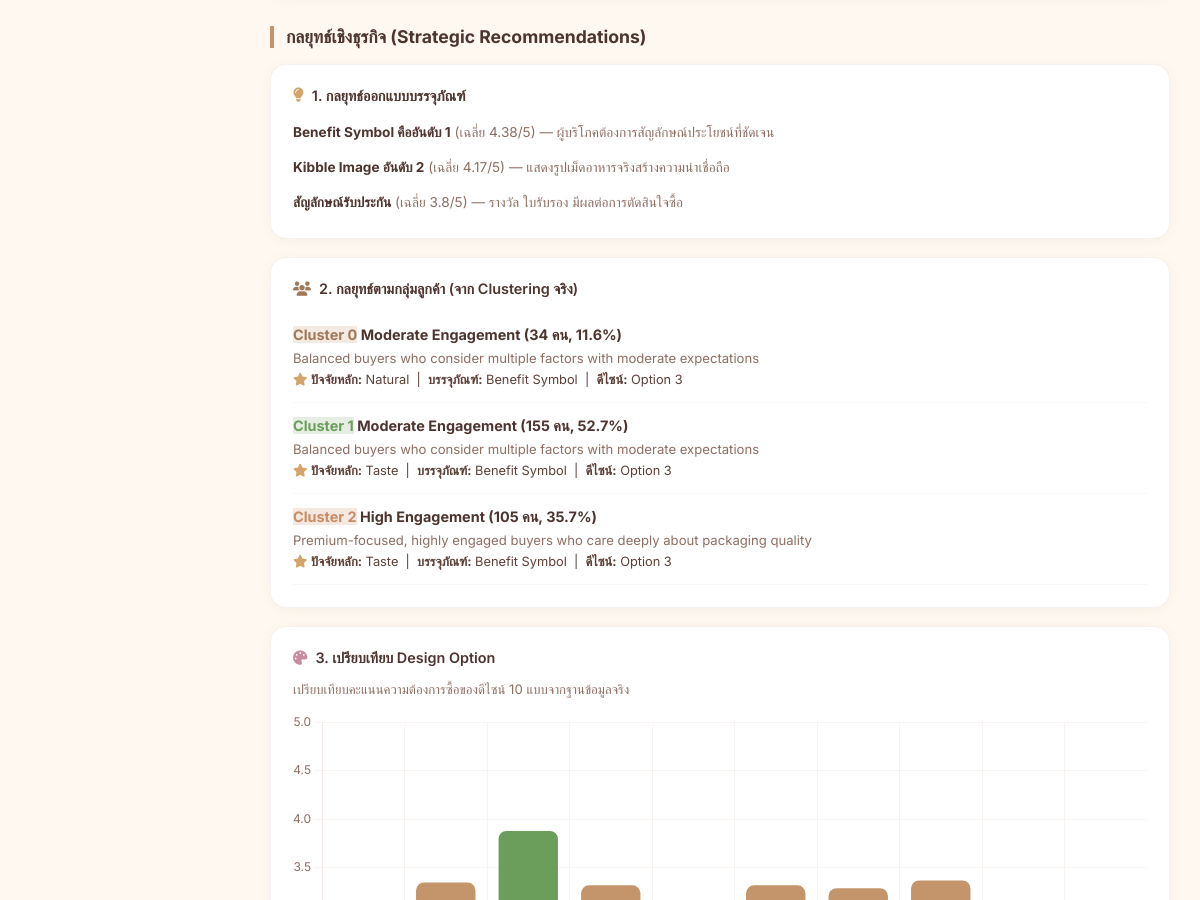
/business (middle part), run on an earlier commit of the app's database.
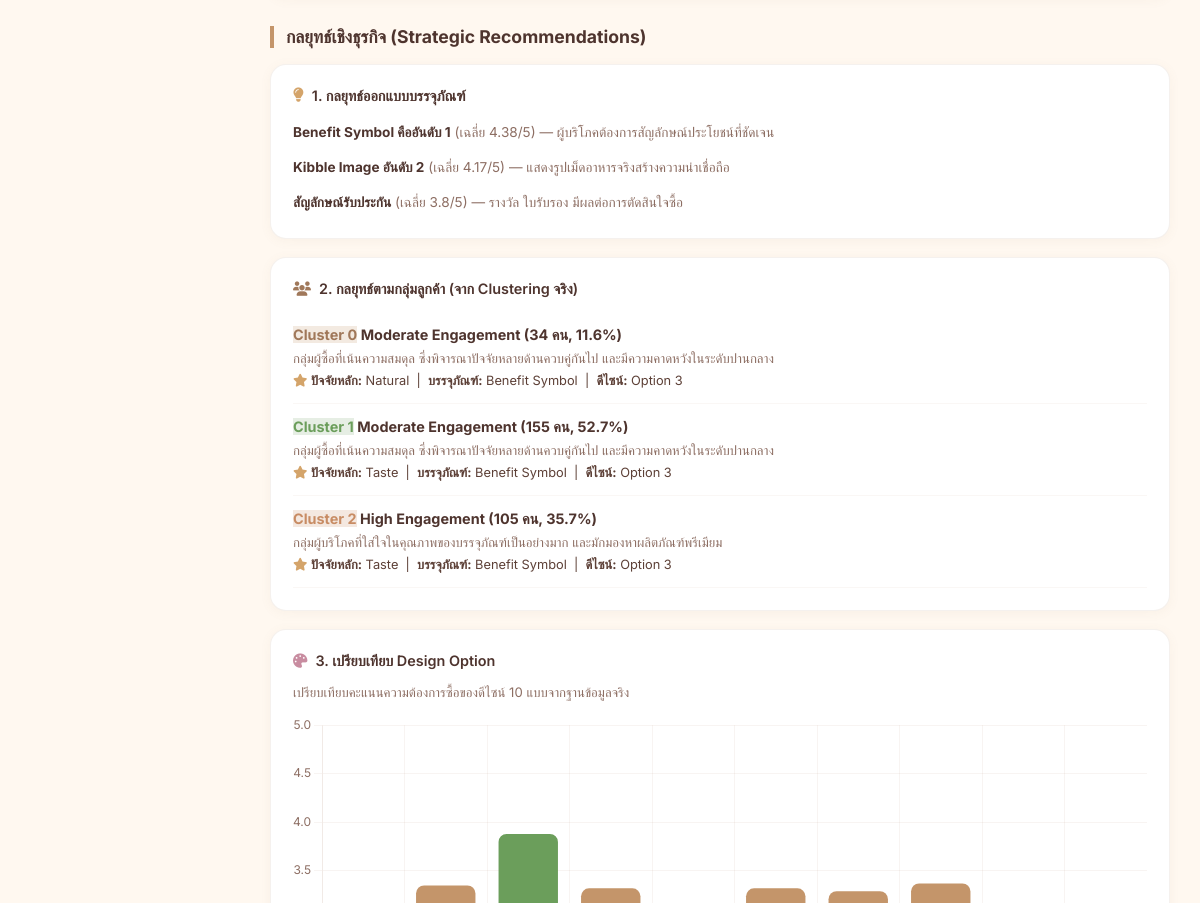
And on a later commit of the database.
### tables this page shows
CREATE TABLE cluster_personas (
            cluster_id INTEGER PRIMARY KEY,
            name TEXT, size INTEGER, pct REAL,
            engagement TEXT, description TEXT,
            top_factor TEXT, top_pkg TEXT, top_option TEXT,
            age TEXT, gender TEXT,
            avg_factor REAL, avg_pkg REAL
        );

### app.py (the view)
@app.route("/business")
def business():
    conn = get_db()
    personas = conn.execute("SELECT * FROM cluster_personas ORDER BY cluster_id").fetchall()
    personas = [dict(p) for p in personas]
    best = conn.execute("SELECT * FROM model_results WHERE is_best=1").fetchone()
    best = dict(best)
    pkg_avg = conn.execute("""
        SELECT ROUND(AVG(pkg_premium),2) as pkg_premium,
               ROUND(AVG(pkg_cat_image),2) as pkg_cat_image,
               ROUND(AVG(pkg_kibble_image),2) as pkg_kibble_image,
               ROUND(AVG(pkg_ingredient_image),2) as pkg_ingredient_image,
               ROUND(AVG(pkg_eco_friendly),2) as pkg_eco_friendly,
               ROUND(AVG(pkg_origin_symbol),2) as pkg_origin_symbol,
               ROUND(AVG(pkg_benefit_symbol),2) as pkg_benefit_symbol,
               ROUND(AVG(pkg_guarantee),2) as pkg_guarantee
        FROM survey_responses
    """).fetchone()
    opt_query = ", ".join([f"ROUND(AVG(opt{i}_want_buy),2) as opt{i}" for i in range(1, 11)])
    opt_avg = conn.execute(f"SELECT {opt_query} FROM survey_responses").fetchone()
    opt_dict = dict(opt_avg)
    best_option = max(opt_dict, key=opt_dict.get)
    best_option_num = best_option.replace("opt", "")
    best_option_score = opt_dict[best_option]
    cluster_profiles = {}
    try:
        profile_rows = conn.execute("SELECT * FROM cluster_profile ORDER BY cluster_id").fetchall()
        for row in profile_rows:
            r = dict(row)
            cid = r["cluster_id"]
            if cid not in cluster_profiles:
                cluster_profiles[cid] = {}
            cluster_profiles[cid][r["feature"]] = r["avg_score"]
    except:
        pass
    total = conn.execute("SELECT COUNT(*) as c FROM survey_responses").fetchone()["c"]
    influenced = conn.execute("SELECT COUNT(*) as c FROM survey_responses WHERE packaging_influence=1").fetchone()["c"]
    influence_pct = round(influenced / total * 100, 1) if total > 0 else 0
    conn.close()
    opt3_charts = [
        {"file": "option/opt3_1_want_buy_comparison.png", "title": "คะแนนความอยากซื้อ — เปรียบเทียบทุก Option",
         "desc": "Option 3 มีคะแนน want-to-buy สูงที่สุดจากทุก Option"},
        {"file": "option/opt3_2_radar_comparison.png", "title": "Radar — เปรียบเทียบ Top 4 Options (5 มิติ)",
         "desc": "เปรียบเทียบ 5 มิติ: อยากซื้อ, โดดเด่น, พรีเมียม, รสชาติ, เหมาะกับฉัน"},
        {"file": "option/opt3_3_cluster_comparison.png", "title": "คะแนนแต่ละ Option ตาม Cluster",
         "desc": "ทุก Cluster ให้คะแนน Option 3 สูงกว่าตัวเลือกอื่น"},
        {"file": "option/opt3_4_boxplot_comparison.png", "title": "Box Plot — การกระจายคะแนน Top 3 Options",
         "desc": "เปรียบเทียบการกระจายคะแนนในทุกมิติ"},
    ]
    return render_template("business.html", personas=personas, best=best,
                           pkg_avg=dict(pkg_avg), opt_avg=dict(opt_avg), total=total,
                           best_option_num=best_option_num, best_option_score=best_option_score,
                           influence_pct=influence_pct, cluster_profiles=cluster_profiles,
                           opt3_charts=opt3_charts)

### app.py (called while the page is built)
def get_db():
    conn = sqlite3.connect(DB_PATH)
    conn.row_factory = sqlite3.Row
    return conn

### templates/business.html (shortened to what this page needs)
{% extends "base.html" %}
{% block content %}
<h2 class="section-title">กลยุทธ์เชิงธุรกิจ (Strategic Recommendations)</h2>
<div class="box" style="margin-bottom:18px">
    <h3><i class="fas fa-lightbulb" style="color:#D4A46A"></i> 1. กลยุทธ์ออกแบบบรรจุภัณฑ์</h3>
    <div class="detail" style="font-size:.85rem;color:#8D6E63;line-height:2">
        <p><strong style="color:#4E342E">Benefit Symbol คืออันดับ 1</strong> (เฉลี่ย {{ pkg_avg.pkg_benefit_symbol }}/5) — ผู้บริโภคต้องการสัญลักษณ์ประโยชน์ที่ชัดเจน</p>
        <p style="margin-top:8px"><strong style="color:#4E342E">Kibble Image อันดับ 2</strong> (เฉลี่ย {{ pkg_avg.pkg_kibble_image }}/5) — แสดงรูปเม็ดอาหารจริงสร้างความน่าเชื่อถือ</p>
        <p style="margin-top:8px"><strong style="color:#4E342E">สัญลักษณ์รับประกัน</strong> (เฉลี่ย {{ pkg_avg.pkg_guarantee }}/5) — รางวัล ใบรับรอง มีผลต่อการตัดสินใจซื้อ</p>
    </div>
</div>
<div class="box" style="margin-bottom:18px">
    <h3><i class="fas fa-users" style="color:#A0785A"></i> 2. กลยุทธ์ตามกลุ่มลูกค้า (จาก Clustering จริง)</h3>
    {% for p in personas %}
    <div style="padding:14px 0;border-bottom:1px solid rgba(160,120,90,.06)">
        <p style="font-weight:700;color:#4E342E;font-size:.9rem">
            <span class="tag tag-{{ p.cluster_id }}">Cluster {{ p.cluster_id }}</span>
            {{ p.engagement }} ({{ p.size }} คน, {{ p.pct }}%)
        </p>
        <p style="color:#8D6E63;font-size:.82rem;margin-top:6px">{{ p.description }}</p>
        <p style="color:#5D4037;font-size:.8rem;margin-top:6px">
            <i class="fas fa-star" style="color:#D4A46A"></i>
            <strong>ปัจจัยหลัก:</strong> {{ p.top_factor }} &nbsp;|&nbsp;
            <strong>บรรจุภัณฑ์:</strong> {{ p.top_pkg }} &nbsp;|&nbsp;
            <strong>ดีไซน์:</strong> {{ p.top_option }}
        </p>
    </div>
    {% endfor %}
</div>
<div class="box" style="margin-bottom:18px">
    <h3><i class="fas fa-palette" style="color:#C88CA0"></i> 3. เปรียบเทียบ Design Option</h3>
    <p style="color:#8D6E63;font-size:.82rem;margin-bottom:14px">เปรียบเทียบคะแนนความต้องการซื้อของดีไซน์ 10 แบบจากฐานข้อมูลจริง</p>
    <canvas id="optChart" style="height:220px"></canvas>
</div>
{% endblock %}
{% block extra_js %}
<script>
const pkgData = {
    'Benefit Symbol': {{ pkg_avg.pkg_benefit_symbol }},
    'Kibble Image': {{ pkg_avg.pkg_kibble_image }},
    'Guarantee': {{ pkg_avg.pkg_guarantee }},
    'Ingredient Image': {{ pkg_avg.pkg_ingredient_image }},
    'Premium Look': {{ pkg_avg.pkg_premium }},
    'Eco Friendly': {{ pkg_avg.pkg_eco_friendly }},
    'Origin Symbol': {{ pkg_avg.pkg_origin_symbol }},
    'Cat Image': {{ pkg_avg.pkg_cat_image }}
};
const sorted = Object.entries(pkgData).sort((a,b) => b[1]-a[1]);
new Chart(document.getElementById('pkgChart'), {
    type: 'bar',
    data: {
        labels: sorted.map(s=>s[0]),
        datasets: [{
            data: sorted.map(s=>s[1]),
            backgroundColor: sorted.map((_,i) => `hsl(${28 + i*8}, ${55 - i*3}%, ${55 + i*3}%)`),
            borderRadius: 8, borderSkipped: false
        }]
    },
    options: {
        indexAxis: 'y',
        plugins: { legend: { display: false } },
        scales: { x: { min: 1, max: 5 } }
    }
});
const optData = [{{ opt_avg.opt1 }},{{ opt_avg.opt2 }},{{ opt_avg.opt3 }},{{ opt_avg.opt4 }},{{ opt_avg.opt5 }},{{ opt_avg.opt6 }},{{ opt_avg.opt7 }},{{ opt_avg.opt8 }},{{ opt_avg.opt9 }},{{ opt_avg.opt10 }}];
const maxVal = Math.max(...optData);
const optColors = optData.map(v => v >= maxVal ? '#6B9E5B' : '#C4956A');
new Chart(document.getElementById('optChart'), {
    type: 'bar',
    data: {
        labels: ['Opt 1','Opt 2','Opt 3','Opt 4','Opt 5','Opt 6','Opt 7','Opt 8','Opt 9','Opt 10'],
        datasets: [{ data: optData, backgroundColor: optColors, borderRadius: 8, borderSkipped: false }]
    },
    options: { plugins: { legend: { display: false } }, scales: { y: { min: 1, max: 5 } } }
});
</script>
{% endblock %}

### templates/base.html (shortened to what this page needs)
<!DOCTYPE html>
<html lang="th">
<head>
    <link rel="stylesheet" href="https://cdnjs.cloudflare.com/ajax/libs/font-awesome/6.4.0/css/all.min.css">
</head>
<body>
    <main class="main">
        {% block content %}{% endblock %}
    </main>
    {% block extra_js %}{% endblock %}
</body>
</html>

### templates/base.html (style rules this page uses)
* { margin: 0; padding: 0; box-sizing: border-box }
body { font-family: 'Inter', sans-serif; background: #FFF8F0; color: #5D4037; display: flex; min-height: 100vh }
.main { margin-left: 240px; flex: 1; padding: 30px; min-height: 100vh }
.section-title { font-size: 1.1rem; font-weight: 700; margin: 28px 0 16px; padding-left: 12px; border-left: 4px solid #C4956A; color: #4E342E }
.box { background: #fff; border: 1px solid rgba(160,120,90,.1); border-radius: 16px; padding: 22px; overflow: hidden; box-shadow: 0 2px 12px rgba(160,120,90,.06) }
.box h3 { font-size: .9rem; font-weight: 600; color: #4E342E; margin-bottom: 14px; display: flex; align-items: center; gap: 8px }
.tag-0 { background: rgba(196,149,106,.2); color: #A0785A }
.tag-1 { background: rgba(129,170,119,.2); color: #6B9E5B }
.tag-2 { background: rgba(200,140,100,.2); color: #C88C64 }

What changed in the data, as far as the page shows it:
changed cluster_personas "Natural": description "Balanced buyers who consider multiple factors with moderate expectations" → "กลุ่มผู้ซื้อที่เน้นความสมดุล ซึ่งพิจารณาปัจจัยหลายด้านควบคู่กันไป และมีความคาดหวังในระดับปานกลาง"
changed cluster_personas id 1: description "Balanced buyers who consider multiple factors with moderate expectations" → "กลุ่มผู้ซื้อที่เน้นความสมดุล ซึ่งพิจารณาปัจจัยหลายด้านควบคู่กันไป และมีความคาดหวังในระดับปานกลาง"
changed cluster_personas "High Engagement": description "Premium-focused, highly engaged buyers who care deeply about packaging quality" → "กลุ่มผู้บริโภคที่ใส่ใจในคุณภาพของบรรจุภัณฑ์เป็นอย่างมาก และมักมองหาผลิตภัณฑ์พรีเมียม"
